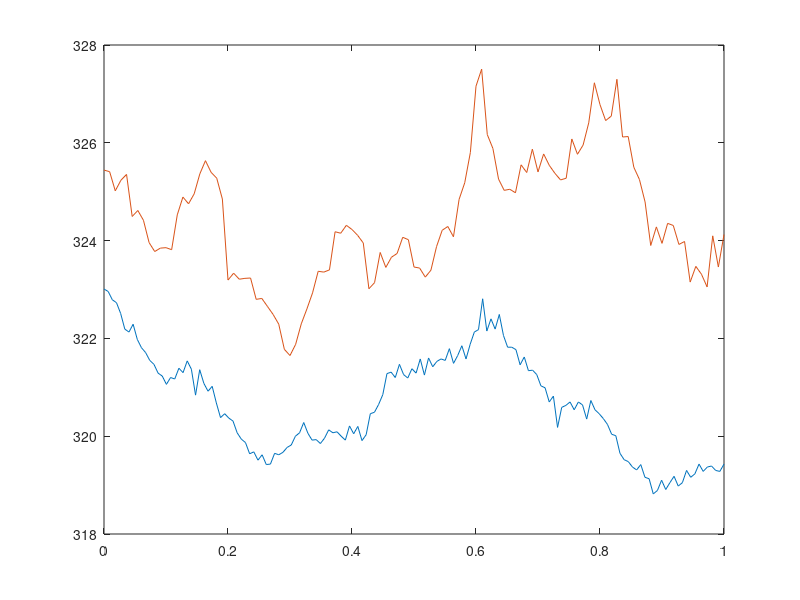

Recreate this plot in MATLAB. (Note: this script raises an error after producing the figure.)
% Made by: 
% Sven Geboers 4439686
% Casper Spronk 4369475
%% Setup
clc
clear all
D1sven = 6;
D2sven = 8;
D3sven = 6;
D1casper = 4;
D2casper = 7;
D3casper = 5;
E1 = D1sven + D1casper;
E2 = D2sven + D2casper;
E3 = D3sven + D3casper;
%% Read CSV
measurements = csvread('measurements.csv',1,1);
Qin = measurements(:,1);
Qout = measurements(:,2);
T = measurements(:,3);
Tamb = measurements(:,4);
%% Question 1
dt = 3600;
%B = [-a2 a2];
%A = -a1;
%ck = Tamb * a1;
f1 = 0;
f2 = 0;
h1 = 0;
h2 = 0;
h3 = 0;
h4 = 0;
for i = 1:(101 + E1)
    f1 = f1 + (2*T(i+1)*T(i)-2*T(i+1)*Tamb(i))*dt;
    f2 = f2 + (2*(Qout(i)-Qin(i))*T(i)-2*T(i+1)*(Qin(i)-Qout(i)))*dt;
    h1 = h1 + ((T(i)^2)*dt^2+Tamb(i)-Tamb(i)*T(i)*dt*2)*2;
    h2 = h2 + -2*T(i)*(Qin(i)-Qout(i)+2*(Qin(i)-Qout(i)));
    h3 = 0;
    h4 = h4 + ((Qout(i)^2) + (Qin(i)^2) + 2 * Qout(i) * Qin(i))*2*dt^2;
end

H = [h1 h2; h3 h4];
H = (H+H')/2;
f = [f1; f2];

a = quadprog(H,f);
Tnew = [];

for i = 1:(101 + E1)
    Thold = (-a(1) * T(i) - a(2) * Qout(i) + a(2) * Qin(i) + Tamb(i) * a(1)) * dt + T(i);
    Tnew = [Tnew; Thold];
end

x = linspace(0,1,150);
y = linspace(0,1,101 + E1);
plot(x,T,y,Tnew)


%% Question 3
heatDemand = csvread('heatDemand.csv',1,1);
inputPrices = csvread('inputPrices.csv',1,1);
N = 360;
QinMax = (100 + E2) * 10^3;         % [W]
Ttank = 330 + E3;                      % [K]
Tamb = 275 + E1;                    % [K]   
Tmin = 315;                         % [K]
a1 = 1.96 * 10^-7;
a2 = 3.80 * 10^-9;
correctPriceVar = 60 * 10^6;
inputPrices = inputPrices * correctPriceVar;

for i = 1:N
    f = [inputPrices(i)*tDelta 0];
    A = [1 0;
         -1 0
         0 -1];
    b = [QinMax;
        0;
        Tmin];  
    Aeq = [a2 a1];
    
    
    
    linprog(f,A,b,Aeq,beq)
end







